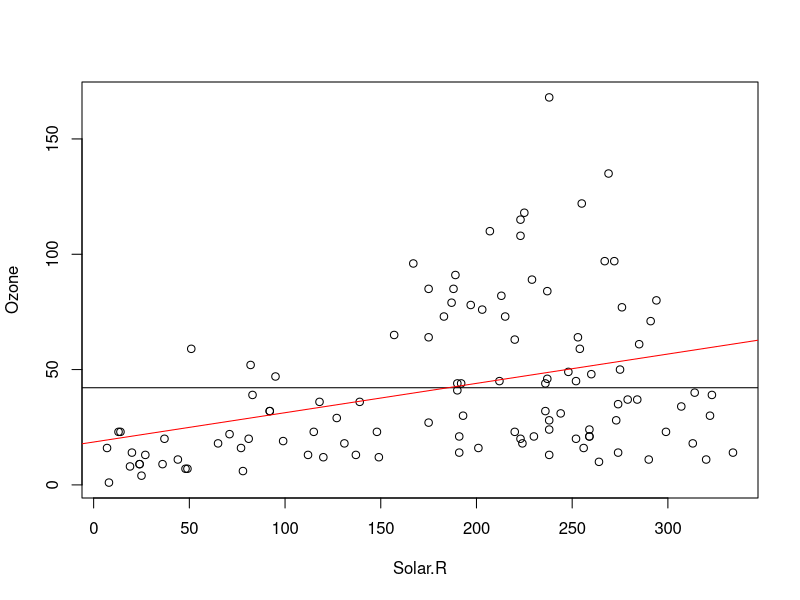
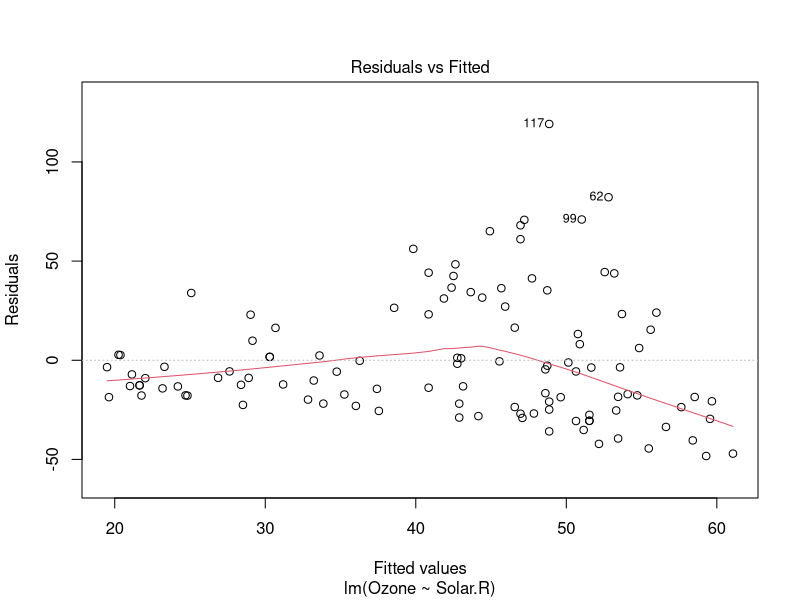
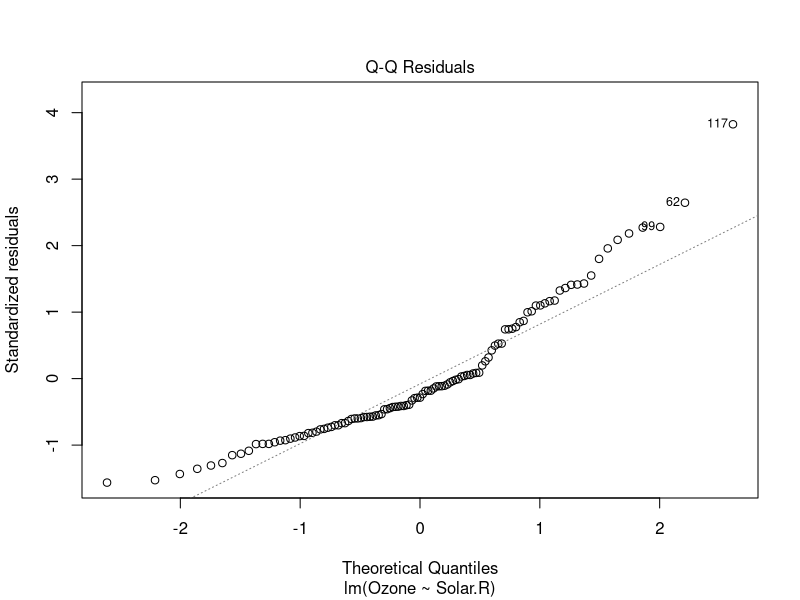
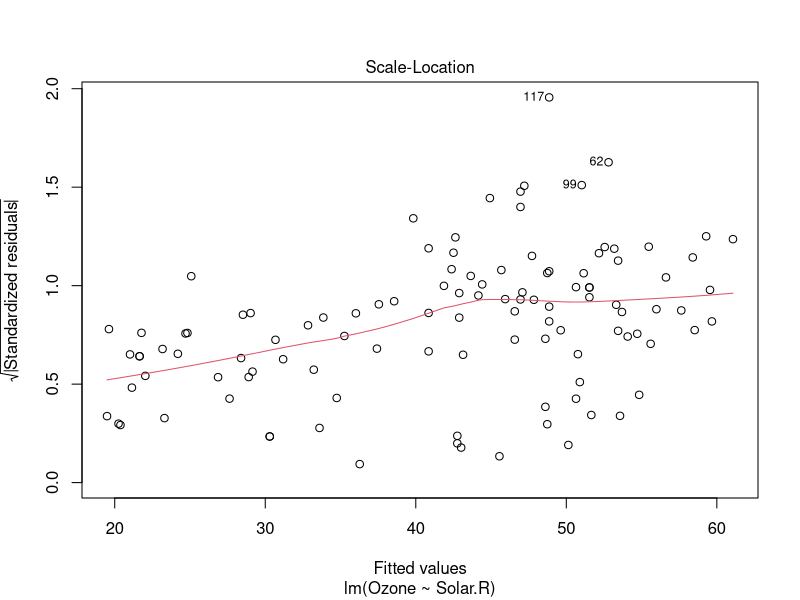
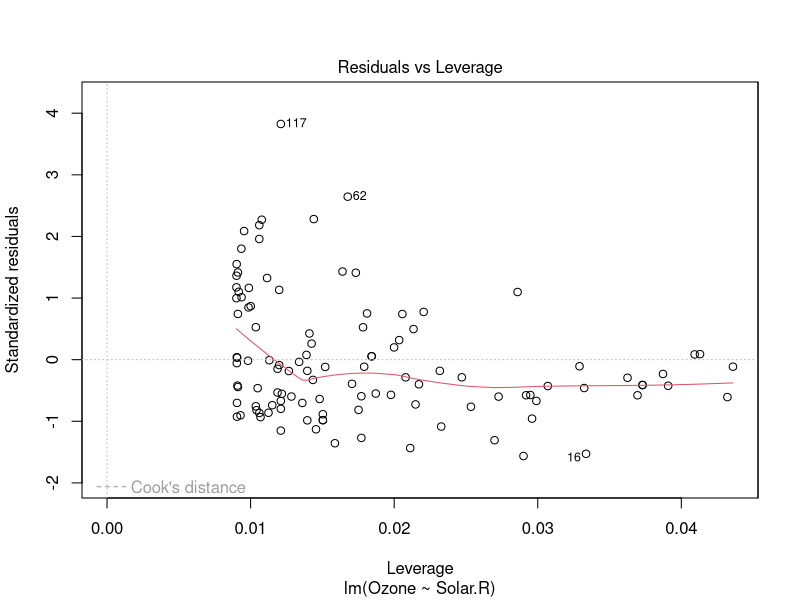
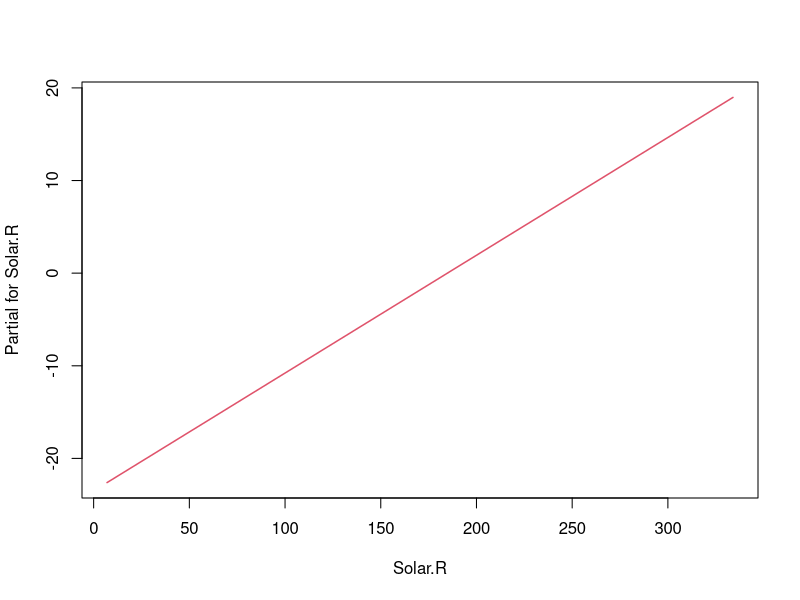

Here is the R script that generated these plots, in order:
#https://www.youtube.com/watch?v=Xh6Rex3ARjc
data(airquality)
names(airquality)

#[1] "Ozone" "Solar.R" "Wind" "Temp" "Month" "Day"

plot(Ozone~Solar.R,data=airquality)

#calculate mean ozone concentration (na´s removed)
mean.Ozone=mean(airquality$Ozone,na.rm=T)

abline(h=mean.Ozone)

#use lm to fit a regression line through these data:

model1=lm(Ozone~Solar.R,data=airquality)

model1

abline(model1,col="red")
plot(model1)

termplot(model1)
summary(model1)